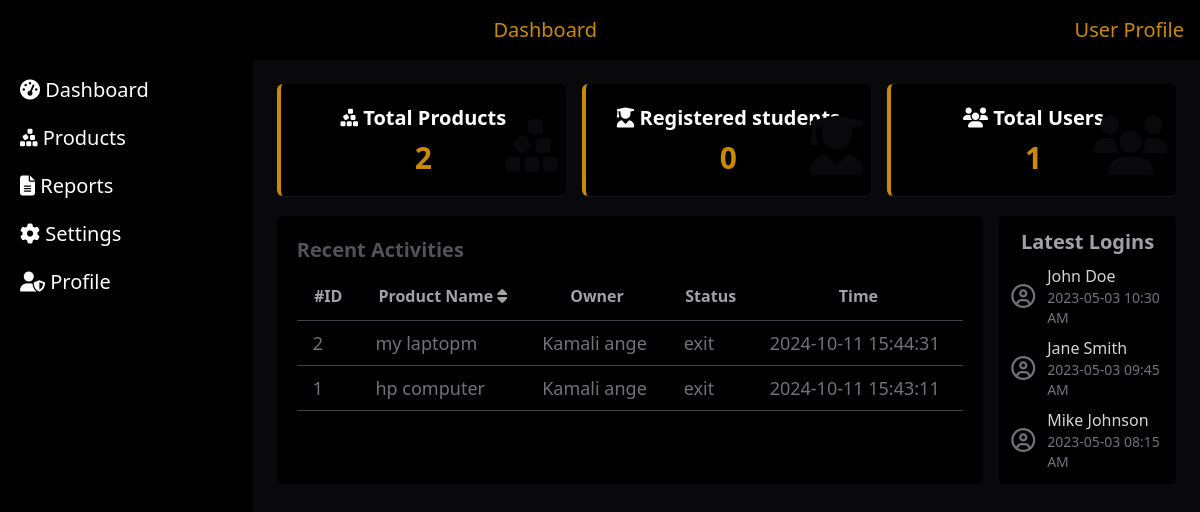
The app's page /dashboard (signed in) with its own data.
### tables this page shows
CREATE TABLE product_movement
                 (Id INTEGER PRIMARY KEY AUTOINCREMENT,
                  ProductId INTEGER,
                  status TEXT,
                  Timestamp TEXT,
                  FOREIGN KEY (ProductId) REFERENCES products(Id));

CREATE TABLE products
                 (Id INTEGER PRIMARY KEY AUTOINCREMENT, Product TEXT, 
              Owner TEXT, Category TEXT, Serial_no TEXT DEFAULT 'None', 
              barcode TEXT, Tag TEXT, details TEXT, timestamp TEXT);

### app.py (the view)
@app.route('/dashboard')
def dashboard():
    if 'user_id' not in session:
        return redirect(url_for('index'))
    conn = get_db_connection()
    cursor = conn.cursor()
    cursor.execute("SELECT COUNT(*) FROM products")
    total_products = cursor.fetchone()[0]
    cursor.execute("SELECT COUNT(*) FROM students")
    total_students = cursor.fetchone()[0]
    cursor.execute("SELECT COUNT(*) FROM users")
    total_users = cursor.fetchone()[0]
    cursor.execute("""
        SELECT pm.Id, p.Product, p.Owner, pm.status, pm.Timestamp
        FROM product_movement pm
        JOIN products p ON pm.ProductId = p.Id
        ORDER BY pm.Timestamp DESC
        LIMIT 10
    """)
    recent_movements = cursor.fetchall()
    conn.close()
    return render_template('dashboard.html', total_products=total_products,
                           total_students=total_students, total_users=total_users,  recent_movements=recent_movements)

### app.py (called while the page is built)
def get_db_connection():
    conn = sqlite3.connect('barcodes1.db')
    conn.row_factory = sqlite3.Row
    return conn

### templates/dashboard.html (shortened to what this page needs)
   {% extends "base.html" %}
   {% block content %}
   <div class="grid grid-cols-1 md:grid-cols-3 gap-4 mb-5">
    <div class="bg-black px-2 py-5 rounded-md shadow-sm shadow-zinc-900 border-l-4 border-yellow-600">
        <div class="text-center relative">
            <h2 class="text-xl text-white font-semibold mb-2"> <i class="fa-solid fa-cubes-stacked"></i> Total Products</h2>
            <p class="text-3xl font-bold text-yellow-600">{{ total_products }}</p>
            <i class="fa-solid fa-cubes-stacked text-zinc-950 text-6xl absolute bottom-0 right-0"></i>
        </div>
    </div>
    <div class="bg-black px-2 py-5 rounded-md shadow-sm shadow-zinc-900 border-l-4 border-yellow-600">
        <div class="text-center relative">
            <h2 class="text-xl text-white font-semibold mb-2"> <i class="fa-solid fa-user-graduate"></i>  Registered students</h2>
            <p class="text-3xl font-bold text-yellow-600">{{ total_students }}</p>
            <i class="fa-solid fa-user-graduate text-zinc-950 text-6xl absolute bottom-0 right-0"></i>
        </div>
    </div>
    <div class="bg-black px-2 py-5 rounded-md shadow-sm shadow-zinc-900 border-l-4 border-yellow-600">
        <div class="text-center relative">
            <h2 class="text-xl text-white font-semibold mb-2"> <i class="fa fa-users"></i> Total Users</h2>
            <p class="text-3xl font-bold text-yellow-600">{{ total_users }}</p>
            <i class="fa fa-users text-zinc-950 text-6xl absolute bottom-0 right-0"></i>
        </div>
    </div>
</div>
        <div class="flex flex-col md:flex-row space-x-4">
            <div class="w-full md:w-4/5 p-5 mb-4 md:mb-0 bg-black rounded-md">
                <h2 class="text-xl text-zinc-600 font-semibold mb-2">Recent Activities</h2>
                <div class="overflow-x-auto">
                  {% if recent_movements %}
                <table class="w-full text-white">
                    <thead>
                        <tr>
                            <th class="border-b border-zinc-700 px-4 text-zinc-400 py-3">#ID</th>
                            <th class="border-b border-zinc-700 px-4 text-zinc-400 py-3">Product Name <i class="fa-solid fa-sort"></i> </th>
                            <th class="border-b border-zinc-700 px-4 text-zinc-400 py-3">Owner</th>
                            <th class="border-b border-zinc-700 px-4 text-zinc-400 py-3">Status</th>
                            <th class="border-b border-zinc-700 px-4 text-zinc-400 py-3">Time</th>
                        </tr>
                    </thead>
                    <tbody>
                      {% for movement in recent_movements %}
                      <tr class="border-b border-zinc-700 hover:bg-zinc-900 cursor-pointer">
                          <td class="px-4 text-zinc-500 text-lg py-2">{{ movement.Id }}</td>
                          <td class="px-4 text-zinc-500 text-lg py-2">{{ movement.Product }}</td>
                          <td class="px-4 text-zinc-500 text-lg py-2">{{ movement.Owner }}</td>
                          <td class="px-4 text-zinc-500 text-lg py-2">{{ movement.status }}</td>
                          <td class="px-4 text-zinc-500 text-lg py-2">{{ movement.Timestamp }}</td>
                      </tr>
                      {% endfor %}
                  </tbody>
                </table>
                {% else %}
        <p class="text-zinc-500 text-lg py-2">No recent movements to display.</p>
    {% endif %}
            </div>
            </div>
                      <div class="w-full md:w-1/5 p-3 bg-black rounded">
                          <h2 class="text-xl text-zinc-400 text-center font-semibold mb-2">Latest Logins</h2>
                          <div class="flex items-center mb-2">
                              <i class="fa-regular fa-user-circle text-zinc-500 text-2xl mr-3"></i>
                              <div>
                                  <p class="text-zinc-300">John Doe</p>
                                  <p class="text-zinc-500 text-sm">2023-05-03 10:30 AM</p>
                              </div>
                          </div>
                          <div class="flex items-center mb-2">
                              <i class="fa-regular fa-user-circle text-zinc-500 text-2xl mr-3"></i>
                              <div>
                                  <p class="text-zinc-300">Jane Smith</p>
                                  <p class="text-zinc-500 text-sm">2023-05-03 09:45 AM</p>
                              </div>
                          </div>
                          <div class="flex items-center">
                              <i class="fa-regular fa-user-circle text-zinc-500 text-2xl mr-3"></i>
                              <div>
                                  <p class="text-zinc-300">Mike Johnson</p>
                                  <p class="text-zinc-500 text-sm">2023-05-03 08:15 AM</p>
                              </div>
                          </div>
                      </div>
        </div>
      </div>
    </div>
{% endblock %}

### templates/base.html (shortened to what this page needs)
<!DOCTYPE html>
<html lang="en">
<head>
  <script src="static/Js/tailwind.js"></script>
  <link rel="stylesheet" href="https://cdnjs.cloudflare.com/ajax/libs/font-awesome/6.6.0/css/all.min.css">
</head>
<body  class="bg-zinc-950">
    <div class="bg-black text-white p-4 flex justify-between items-center">
        <h1 class="text-xl text-yellow-600">Dashboard</h1>
        <div>
          <span class="text-xl text-yellow-600">User Profile</span>
        </div>
      </div>
      <div class="flex h-screen">
        <div id="sidebar" class="sidebar bg-black  w-64 min-h-full p-4 md:block">
          <ul class="space-y-5">
            <li><a href="/dashboard" class="text-white text-xl hover:border-b-2 hover:border-yellow-600 hover:text-yellow-600 p-1 "> <i class="fa-solid fa-gauge-high"></i> Dashboard</a></li>
            <li><a href="/product" class="text-white text-xl hover:border-b-2 hover:border-yellow-600 hover:text-yellow-600 p-1 "> <i class="fa-solid fa-cubes-stacked"></i> Products</a></li>
            <li><a href="/report" class="text-white text-xl hover:border-b-2 hover:border-yellow-600 hover:text-yellow-600 p-1 "> <i class="fa-solid fa-file-lines"></i> Reports</a></li>
            <li><a href="#" class="text-white text-xl hover:border-b-2 hover:border-yellow-600 hover:text-yellow-600 p-1 "> <i class="fa-solid fa-gear"></i> Settings</a></li>
            <li><a href="#" class="text-white text-xl hover:border-b-2 hover:border-yellow-600 hover:text-yellow-600 p-1 "> <i class="fa-solid fa-user-shield"></i> Profile</a></li>
          </ul>
        </div>
    <div class="w-full md:w-4/5 p-6">
                {% block content %}{% endblock %}
</body>
</html>

### records on screen
product_movement: Id "2", Product "my laptopm", Owner "Kamali ange", status "exit", Timestamp "2024-10-11 15:44:31"
product_movement: Id "1", Product "hp computer", Owner "Kamali ange", status "exit", Timestamp "2024-10-11 15:43:11"

### other values on screen
{{ total_products }} "2"
{{ total_students }} "0"
{{ total_users }} "1"
